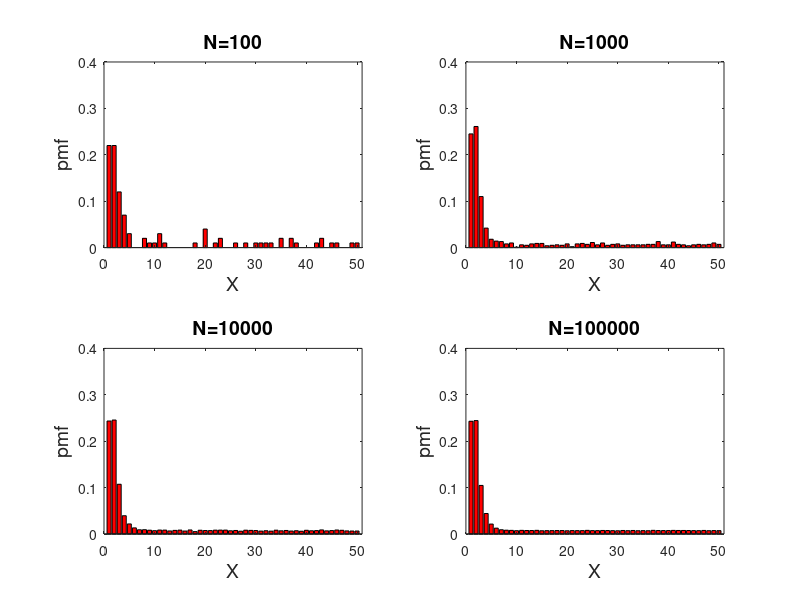
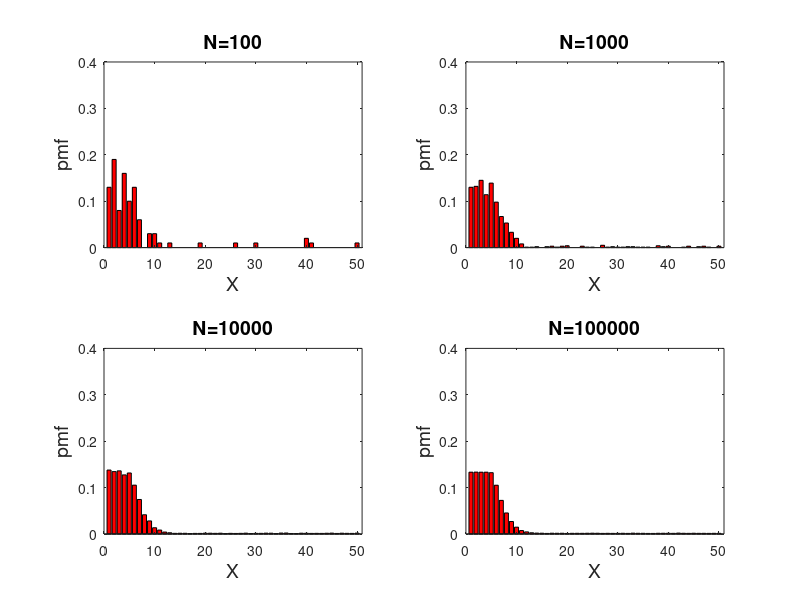

The MATLAB script that drew these images, in order: (Note: a time limit stopped this script after it produced the figures.)
function hw3
% questionA
% function defined as below as questionA

% questionB
J=50; K=30; L=2;
i=1;
for N=10.^[2 3 4 5]
    figure(1)
    subplot(2,2,i)
    questionB(J,K,L,N)
    i=i+1;
end
saveas(figure(1),strcat(pwd,'/figure1.png'))


close all
J=50; K=30; L=5;
i=1;
for N=10.^[2 3 4 5]
    figure(2)
    subplot(2,2,i)
    questionB(J,K,L,N)
    i=i+1;
end
saveas(figure(2),strcat(pwd,'/figure2.png'))


close all
% questionC
J=50;  
i=1;
for L=[1 2 5]
     figure(3)
     subplot(3,1,i)
     questionC(J,L)
     i=i+1;
end
saveas(figure(3),strcat(pwd,'/figure3.png'))

close all
end

% questionA
function [acep_rank,t_of_acceptance]= questionA(J,K,L)
    ofr=randperm(J);
    rej_ofr=ofr(1:K);
    sorted_rej_ofr=sort(rej_ofr);
    Lth_best_amongst_rej=sorted_rej_ofr(L);
    for i=K+1:J
        if (ofr(i)<Lth_best_amongst_rej)
            acep_rank=ofr(i);
            t_of_acceptance=i;
            return;
        end
    end
    acep_rank=ofr(J);
    t_of_acceptance=J;
end




% questionB
function []=questionB(J,K,L,N)
    accepted_ranks=zeros(1,N); % initialization of the vector of the ranks of
                               % the selected offers of the experiments!
    for i=1:N
        [accepted_ranks(i),ignr]=questionA(J,K,L);
    end
    [frequencies, ignr]=hist(accepted_ranks,J);
    pmf_vector=frequencies/N;
    bar(1:J,pmf_vector,'r')
    xlabel('X','FontSize',14)
    ylabel('pmf','FontSize',14)
    title(['N=',num2str(N)],'FontSize',14,'FontWeight','b')
    axis([0,51,0,0.4])
end

% questionC


function []=questionC(J,L)
N=10000;
KV=L:J-1;
probOfRank=zeros(1,J-L);
K_index=1;
for K=KV
    accepted_ranks=zeros(1,N); 
                           
    for i=1:N
        [accepted_ranks(i),ignr]=questionA(J,K,L);
    end
    [frequencies, ignr]=hist(accepted_ranks,J);
    pmf_vector=frequencies/N;
    probOfRank(1,K_index)=pmf_vector(1,1);
    K_index=K_index+1;
end
bar(KV,probOfRank) 
    xlabel('K','FontSize',14)
    ylabel('P(X)=1','FontSize',14)
    title(['P(X)=1 for different K, J=',num2str(J),...
        ', L=', num2str(L),', N=',num2str(N)],'FontSize',...
        14,'FontWeight','b')
    axis([0,J,0,0.4])
end
